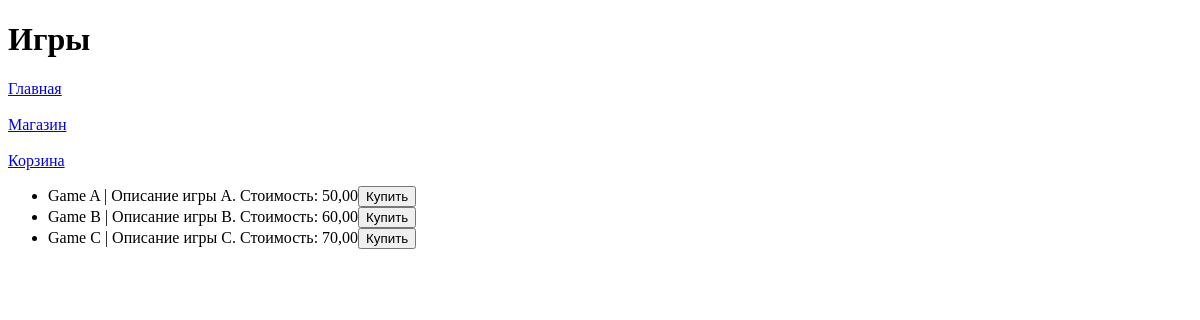
The app's page /platform/games/, older data.
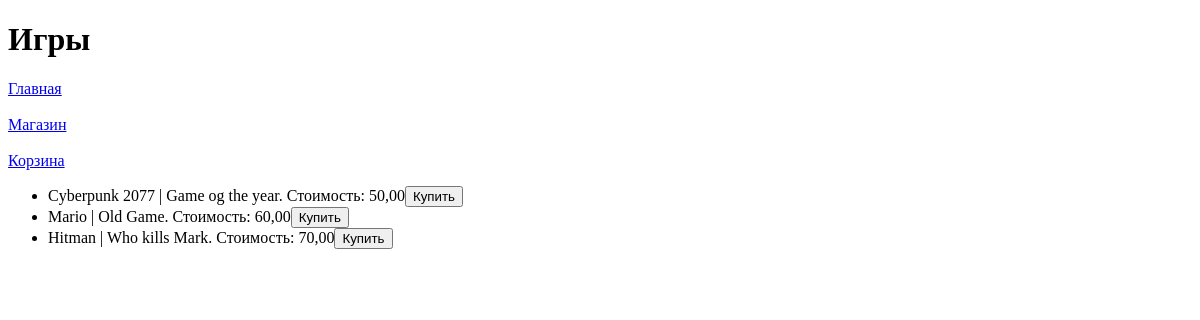
The same page, newer data.
### task1/models.py (models this page shows)
class Game(models.Model):
    title = models.CharField(max_length=200)  # Название игры
    cost = models.DecimalField(max_digits=10, decimal_places=2)  # Цена
    size = models.DecimalField(max_digits=10, decimal_places=2)  # Размер файлов
    description = models.TextField()  # Описание
    age_limited = models.BooleanField(default=False)  # Ограничение возраста
    buyers = models.ManyToManyField(Buyer, related_name='games')  # Покупатели
    def __str__(self):
        return self.title

### task1/views.py (the view)
# urls.py: path('platform/games/', shop),
def shop(request):
    games = Game.objects.all()
    context = {
        'games': games
    }
    return render(request, 'fourth_task/games.html', context)

### templates/fourth_task/games.html (shortened to what this page needs)
{% extends "fourth_task/menu.html" %}
{% block pagename %}
<h1>Игры</h1>
{% endblock %}
{% block content %}
<ul>
    {% for game in games %}
    <li>{{ game}} | {{ game.description }}. Стоимость: {{ game.cost }}<button>Купить</button></li>
    {% endfor %}
</ul>
{% endblock %}

Row changes from the older to the newer data that the page shows:
changed Game: title "Game A" → "Cyberpunk 2077"; description "Описание игры A" → "Game og the year"
changed Game: title "Game B" → "Mario"; description "Описание игры B" → "Old Game"
changed Game: title "Game C" → "Hitman"; description "Описание игры C" → "Who kills Mark"
